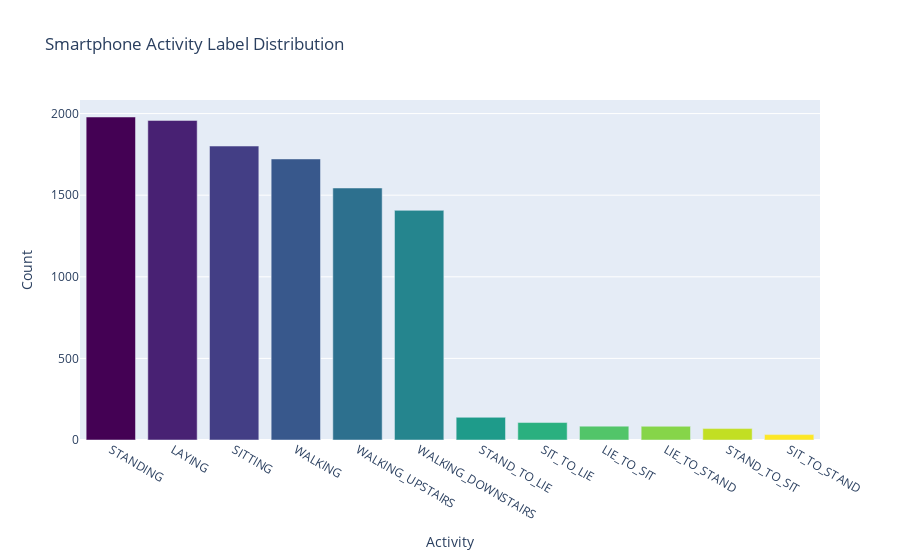

Write notebook code for a chart like this one.
### Markdown cell above
## Distribution des Données

### Code cell
# Plotting data
label_counts = label.value_counts()

# Get colors
n = label_counts.shape[0]
colormap = get_cmap('viridis')
colors = [rgb2hex(colormap(col)) for col in np.arange(0, 1.01, 1/(n-1))]

# Create plot
data = go.Bar(x = label_counts.index,
              y = label_counts,
              marker = dict(color = colors))

layout = go.Layout(title = 'Smartphone Activity Label Distribution',
                   xaxis = dict(title = 'Activity'),
                   yaxis = dict(title = 'Count'))

fig = go.Figure(data=[data], layout=layout)
iplot(fig)

# Sur le graph suivant, vous pouvez apprécier la distribution des différentes activités mesurées.
# Ce graphique est interactif, en passant la souris sur les labels, vous verrez les valeurs associées.
# Vous pouvez egalement zoomer, ou retrecir le graph grâce au curseur. Pour revenir à la forme initiale,
# il vous suffit de double cliquer sur ce dernier.

### Figure 1 — Plotly figure (JSON) as saved in the notebook; plotly's stock layout.template omitted (floating-point values rounded to 4 significant figures)
{"data": [{"marker": {"color": ["#440154", "#482173", "#433e85", "#38588c", "#2d708e", "#25858e", "#1e9b8a", "#2ab07f", "#52c569", "#86d549", "#c2df23", "#fde725"]}, "type": "bar", "x": ["STANDING", "LAYING", "SITTING", "WALKING", "WALKING_UPSTAIRS", "WALKING_DOWNSTAIRS", "STAND_TO_LIE", "SIT_TO_LIE", "LIE_TO_SIT", "LIE_TO_STAND", "STAND_TO_SIT", "SIT_TO_STAND"], "y": [1979, 1958, 1801, 1722, 1544, 1407, 139, 107, 85, 84, 70, 33]}], "layout": {"title": {"text": "Smartphone Activity Label Distribution"}, "xaxis": {"title": {"text": "Activity"}}, "yaxis": {"title": {"text": "Count"}}}}
